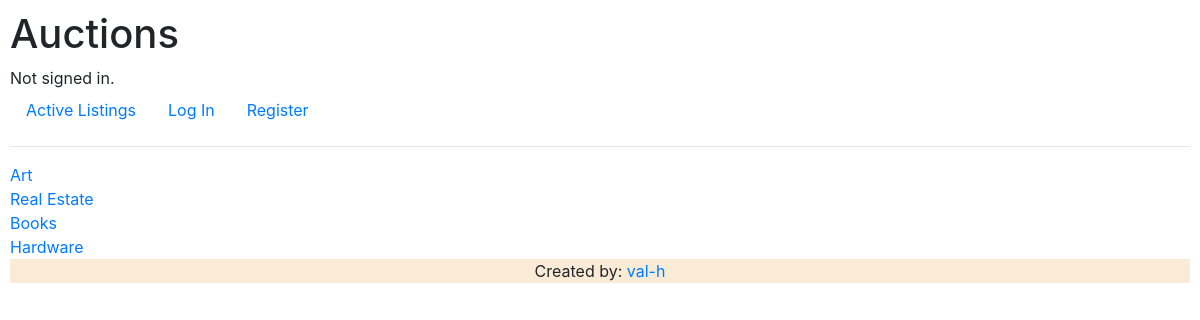
Page /categories/ on the earlier database version.
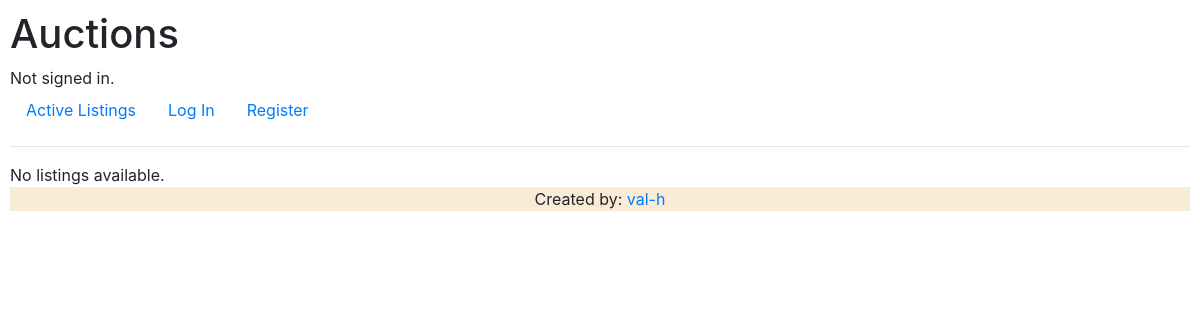
Same page on the later database version.
### auctions/models.py (models this page shows, shortened)
class Category(models.Model):
    title = models.CharField(max_length=40)
    description = models.TextField()

### auctions/views.py (the view)
# urls.py: path("categories/", views.categories_view, name='categories'),
def categories_view(request):
    categories = Category.objects.all()
    return render(request, 'auctions/categories.html', {
        'categories': categories,
    })

### auctions/templates/auctions/categories.html
{% extends 'auctions/layout.html' %}
{% block body %}
    {% for category in categories %}
        <div>
            <a href="{% url 'auctions:category' category.id %}">{{ category.title }}</a>
        </div>
    {% empty %}
        <div>
            No listings available.
        </div>
    {% endfor %}
{% endblock %}

Differences in the rows shown:
removed Category: title "Art"
removed Category: title "Real Estate"
removed Category: title "Books"
removed Category: title "Hardware"
Other differences:
text now shown: "No listings available."
